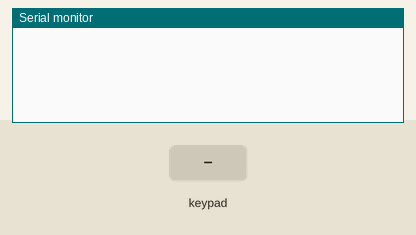
This sketch was run on a simulated Arduino Uno, built with avr-gcc and run on an emulated ATmega328P. Parts: the last lines printed to the serial monitor. The test bench sets the inputs (shaded band).

Above: at 1.5 s.
1.6 s: key 'U' pressed
At 2.8 s:
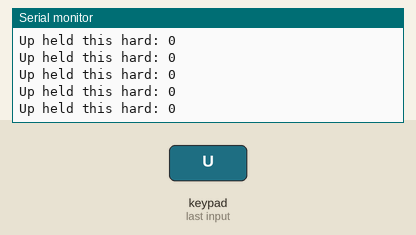
3.1 s: key 'D' pressed
At 3.8 s:
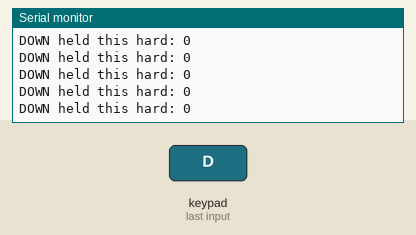
4.6 s: key 'L' pressed
At 5.4 s:
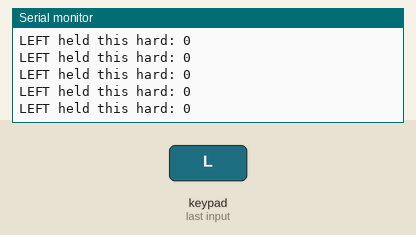
6.1 s: key 'R' pressed
At 7.0 s:
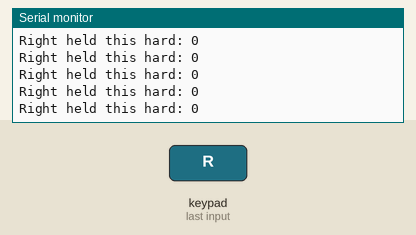
7.6 s: key 'X' pressed
At 8.5 s:
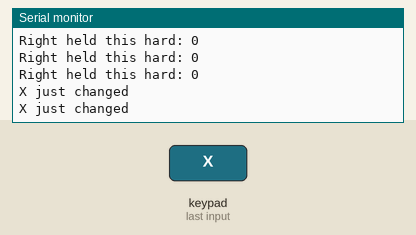
9.5 s: key 'O' pressed
At 10.0 s:
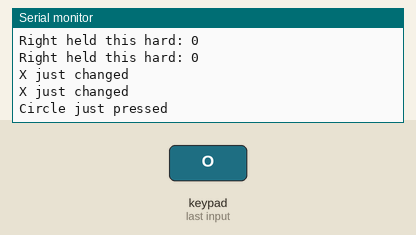

The sketch:

PS2X_simplism.ino
```cpp
#include <PS2X_lib.h>  //for v1.6

/******************************************************************
   set pins connected to PS2 controller:
     - 1e column: original
     - 2e colmun: Stef?
   replace pin numbers by the ones you use
 ******************************************************************/
#define PS2_DAT        13  //14
#define PS2_CMD        11  //15
#define PS2_SEL        10  //16 = ATT
#define PS2_CLK        12  //17

/******************************************************************
   select modes of PS2 controller:
     - pressures = analog reading of push-butttons
     - rumble    = motor rumbling
   uncomment 1 of the lines for each mode selection
 ******************************************************************/

PS2X ps2x; // create PS2 Controller Class


void setup() {
  Serial.begin(57600);
  delay(300);  //added delay to give wireless ps2 module some time to startup, before configuring it
  ps2x.config_gamepad(PS2_CLK, PS2_CMD, PS2_SEL, PS2_DAT, false, false);
}

void loop() {

  ps2x.read_gamepad(false, 0); //read controller and set large motor to spin at 'vibrate' speed

  if (ps2x.Button(PSB_START))        //will be TRUE as long as button is pressed
    Serial.println("Start is being held");
  if (ps2x.Button(PSB_SELECT))
    Serial.println("Select is being held");

  if (ps2x.Button(PSB_PAD_UP)) {     //will be TRUE as long as button is pressed
    Serial.print("Up held this hard: ");
    Serial.println(ps2x.Analog(PSAB_PAD_UP), DEC);
  }
  if (ps2x.Button(PSB_PAD_RIGHT)) {
    Serial.print("Right held this hard: ");
    Serial.println(ps2x.Analog(PSAB_PAD_RIGHT), DEC);
  }
  if (ps2x.Button(PSB_PAD_LEFT)) {
    Serial.print("LEFT held this hard: ");
    Serial.println(ps2x.Analog(PSAB_PAD_LEFT), DEC);
  }
  if (ps2x.Button(PSB_PAD_DOWN)) {
    Serial.print("DOWN held this hard: ");
    Serial.println(ps2x.Analog(PSAB_PAD_DOWN), DEC);
  }

  if (ps2x.NewButtonState()) {        //will be TRUE if any button changes state (on to off, or off to on)
    if (ps2x.Button(PSB_L3))
      Serial.println("L3 pressed");
    if (ps2x.Button(PSB_R3))
      Serial.println("R3 pressed");
    if (ps2x.Button(PSB_L2))
      Serial.println("L2 pressed");
    if (ps2x.Button(PSB_R2))
      Serial.println("R2 pressed");
    if (ps2x.Button(PSB_TRIANGLE))
      Serial.println("Triangle pressed");
  }
  if (ps2x.ButtonPressed(PSB_CIRCLE))              //will be TRUE if button was JUST pressed
    Serial.println("Circle just pressed");
  if (ps2x.NewButtonState(PSB_CROSS))              //will be TRUE if button was JUST pressed OR released
    Serial.println("X just changed");
  if (ps2x.ButtonReleased(32768))             //will be TRUE if button was JUST released
    Serial.println("Square just released");

  if (ps2x.Button(PSB_L1) || ps2x.Button(PSB_R1)) { //print stick values if either is TRUE
    Serial.print("Stick Values:");
    Serial.print(ps2x.Analog(PSS_LY), DEC); //Left stick, Y axis. Other options: LX, RY, RX
    Serial.print(",");
    Serial.print(ps2x.Analog(PSS_LX), DEC);
    Serial.print(",");
    Serial.print(ps2x.Analog(PSS_RY), DEC);
    Serial.print(",");
    Serial.println(ps2x.Analog(PSS_RX), DEC);
  }

  delay(50);
}
```

Measured:
- after the input at 1.6 s, the serial monitor: prints a new line at once (image 1)
- after the input at 3.1 s, the serial monitor: prints a new line at once (image 2)
- after the input at 4.6 s, the serial monitor: prints a new line at once (image 3)
- after the input at 6.1 s, the serial monitor: prints a new line after 0.05 s (image 4)
- after the input at 7.6 s, the serial monitor: prints a new line at once (image 5)
- after the input at 9.5 s, the serial monitor: prints a new line at once (image 6)
